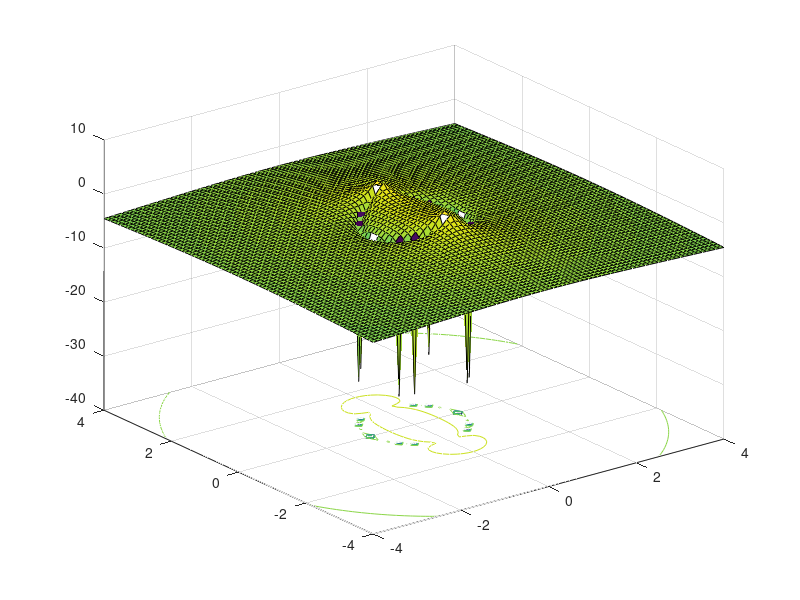

Here is the MATLAB script that generated this plot:
function task6()
    a=-4:0.1:4;
    b=a;
    [x,y]=meshgrid(a,b);
    f=((1-x.^2-y.^2).^2);
    a=((x.^2+(1+y).^2).*(x.^2+(1-y).^2)).^(5/2);
    f=f./a;
    f=log10(f);
    surfc(x,y,f);
    grid on;
end
